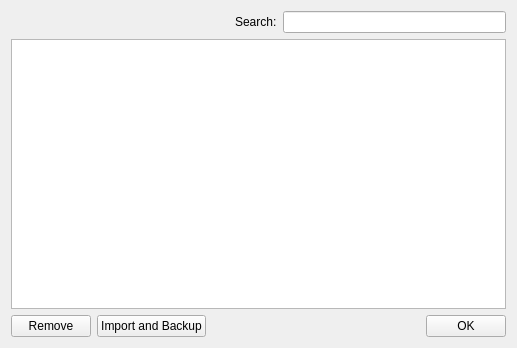
<?xml version="1.0" encoding="UTF-8"?>
<ui version="4.0">
 <class>BookmarkManagerWidget</class>
 <widget class="QWidget" name="BookmarkManagerWidget">
  <property name="geometry">
   <rect>
    <x>0</x>
    <y>0</y>
    <width>517</width>
    <height>348</height>
   </rect>
  </property>
  <property name="windowTitle">
   <string>Manage Bookmarks</string>
  </property>
  <layout class="QVBoxLayout" name="verticalLayout">
   <item>
    <layout class="QHBoxLayout" name="horizontalLayout">
     <item>
      <spacer name="horizontalSpacer">
       <property name="orientation">
        <enum>Qt::Horizontal</enum>
       </property>
       <property name="sizeHint" stdset="0">
        <size>
         <width>40</width>
         <height>20</height>
        </size>
       </property>
      </spacer>
     </item>
     <item>
      <widget class="QLabel" name="label">
       <property name="text">
        <string>Search:</string>
       </property>
      </widget>
     </item>
     <item>
      <widget class="QLineEdit" name="lineEdit"/>
     </item>
    </layout>
   </item>
   <item>
    <widget class="QTreeView" name="treeView">
     <property name="acceptDrops">
      <bool>true</bool>
     </property>
     <property name="dropIndicatorShown" stdset="0">
      <bool>true</bool>
     </property>
     <property name="dragEnabled">
      <bool>true</bool>
     </property>
     <property name="autoExpandDelay">
      <number>1000</number>
     </property>
     <property name="uniformRowHeights">
      <bool>true</bool>
     </property>
     <property name="allColumnsShowFocus">
      <bool>true</bool>
     </property>
     <attribute name="headerDefaultSectionSize">
      <number>225</number>
     </attribute>
     <attribute name="headerMinimumSectionSize">
      <number>50</number>
     </attribute>
     <attribute name="headerDefaultSectionSize">
      <number>225</number>
     </attribute>
     <attribute name="headerMinimumSectionSize">
      <number>50</number>
     </attribute>
    </widget>
   </item>
   <item>
    <layout class="QHBoxLayout" name="horizontalLayout_2">
     <item>
      <widget class="QPushButton" name="remove">
       <property name="text">
        <string>Remove</string>
       </property>
      </widget>
     </item>
     <item>
      <widget class="QPushButton" name="importExport">
       <property name="text">
        <string>Import and Backup</string>
       </property>
      </widget>
     </item>
     <item>
      <spacer name="horizontalSpacer_2">
       <property name="orientation">
        <enum>Qt::Horizontal</enum>
       </property>
       <property name="sizeHint" stdset="0">
        <size>
         <width>40</width>
         <height>20</height>
        </size>
       </property>
      </spacer>
     </item>
     <item>
      <widget class="QPushButton" name="pushButton_5">
       <property name="text">
        <string>OK</string>
       </property>
      </widget>
     </item>
    </layout>
   </item>
  </layout>
 </widget>
 <resources/>
 <connections>
  <connection>
   <sender>pushButton_5</sender>
   <signal>clicked()</signal>
   <receiver>BookmarkManagerWidget</receiver>
   <slot>close()</slot>
   <hints>
    <hint type="sourcelabel">
     <x>445</x>
     <y>328</y>
    </hint>
    <hint type="destinationlabel">
     <x>340</x>
     <y>313</y>
    </hint>
   </hints>
  </connection>
 </connections>
</ui>
